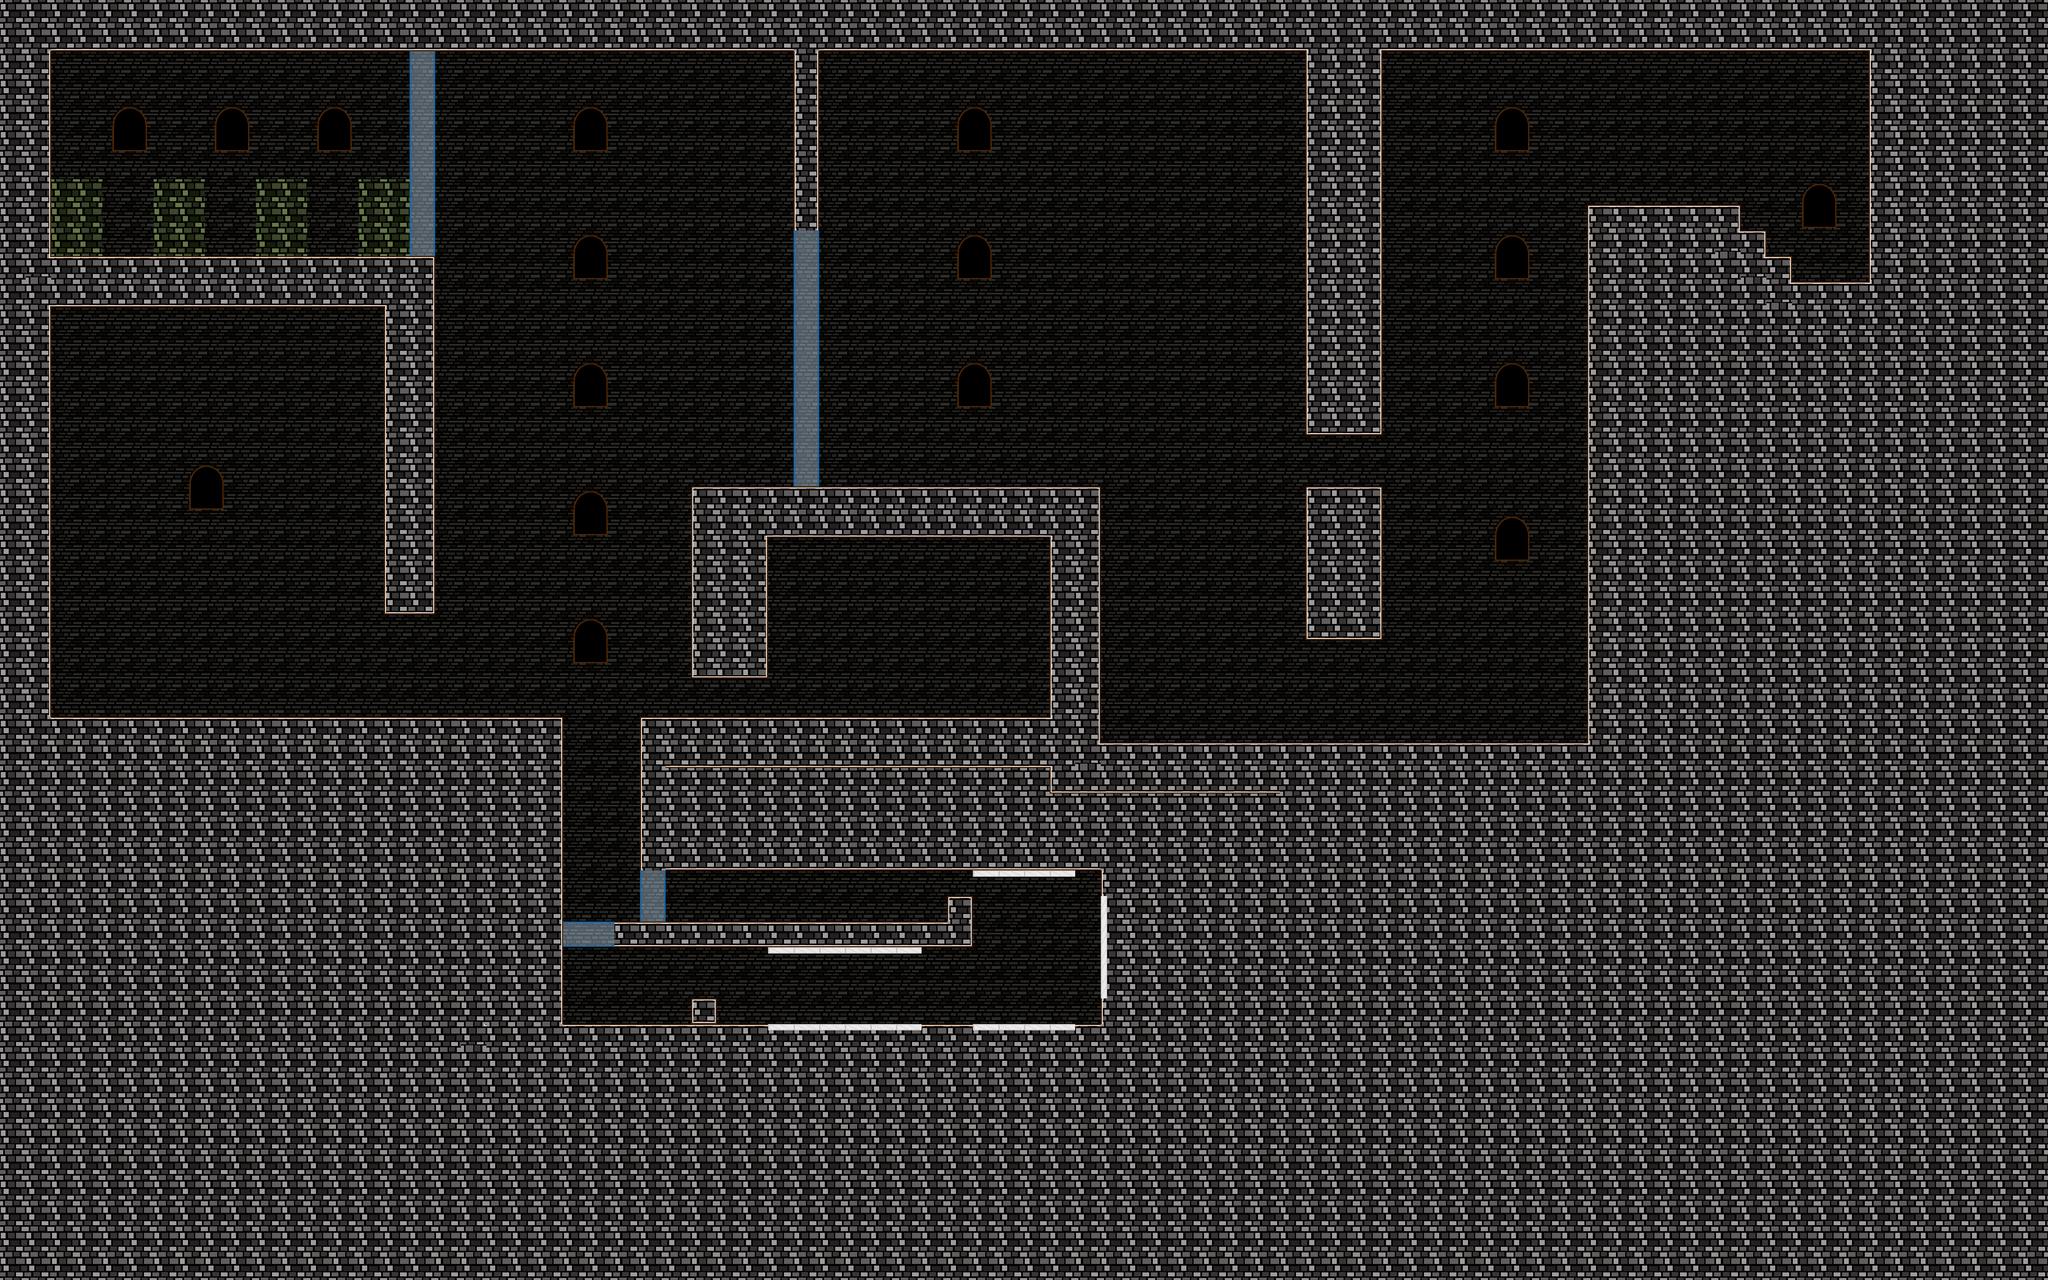

Rendered tile map (Tiled .tmx) drawn with the repository's tilesets; below, a short description and the map source with its tile grids summarised:
An orthogonal 80x50 tile map with 64x64 px tiles, 5 tile layers (background, midground, glassTiles, mirrors, ...) and 84 objects.

<map version="1.0" orientation="orthogonal" width="80" height="50" tilewidth="64" tileheight="64">
 <tileset firstgid="1" name="brick_tiles" tilewidth="64" tileheight="64">
  <image source="../tilesets/brick_tiles.png" width="576" height="512" />
 </tileset>
 <layer name="background" width="80" height="50">
  <properties>
   <property name="nocollides" value="true" />
   <property name="tileset" value="brick_tiles" />
  </properties>
  <data>[4000 cells, 4000 non-empty, 5 distinct tile ids]</data>
 </layer>
 <layer name="midground" width="80" height="50">
  <properties>
   <property name="tileset" value="brick_tiles" />
  </properties>
  <data>[4000 cells, 2422 non-empty, 17 distinct tile ids]</data>
 </layer>
 <objectgroup name="heavySpawns" width="80" height="50">
  <object x="924" y="277" width="92" height="165" />
  <object x="1806" y="2374" width="98" height="178" />
  <object x="3997" y="364" width="126" height="146" />
 </objectgroup>
 <objectgroup name="spikeTraps" width="80" height="50">
  <object x="768" y="576" width="63" height="64" />
  <object x="833" y="576" width="61" height="63" />
  <object x="512" y="576" width="64" height="62" />
  <object x="576" y="576" width="63" height="63" />
  <object x="256" y="575" width="65" height="66" />
  <object x="320" y="576" width="64" height="64" />
  <object x="2752" y="1792" width="63" height="64" />
  <object x="2816" y="1792" width="64" height="65" />
  <object x="2882" y="1793" width="61" height="65" />
  <object x="2943" y="1793" width="67" height="66" />
  <object x="3008" y="1792" width="63" height="65" />
  <object x="3070" y="1791" width="67" height="66" />
  <object x="3137" y="1791" width="63" height="68" />
  <object x="3199" y="1790" width="67" height="67" />
  <object x="3265" y="1791" width="64" height="68" />
  <object x="3329" y="1790" width="64" height="70" />
  <object x="3390" y="1792" width="72" height="68" />
  <object x="3463" y="1789" width="59" height="70" />
  <object x="3520" y="1789" width="65" height="70" />
  <object x="3583" y="1792" width="67" height="66" />
  <object x="3649" y="1792" width="65" height="68" />
  <object x="3713" y="1793" width="61" height="65" />
  <object x="3775" y="1794" width="66" height="66" />
  <object x="3840" y="1793" width="66" height="66" />
  <object x="3905" y="1794" width="64" height="63" />
 </objectgroup>
 <objectgroup name="fireTraps" width="80" height="50">
  <object x="833" y="128" width="64" height="14" />
  <object x="769" y="128" width="60" height="15">
   <properties>
    <property name="delay" value="0.5" />
   </properties>
  </object>
  <object x="513" y="129" width="62" height="5">
   <properties>
    <property name="delay" value="1" />
   </properties>
  </object>
  <object x="576" y="130" width="64" height="5">
   <properties>
    <property name="delay" value="1.5" />
   </properties>
  </object>
  <object x="255" y="127" width="65" height="7">
   <properties>
    <property name="delay" value="2" />
   </properties>
  </object>
  <object x="321" y="127" width="65" height="6">
   <properties>
    <property name="delay" value="2.5" />
   </properties>
  </object>
 </objectgroup>
 <layer name="glassTiles" width="80" height="50">
  <properties>
   <property name="tileset" value="brick_tiles" />
  </properties>
  <data>[4000 cells, 28 non-empty, 5 distinct tile ids]</data>
 </layer>
 <layer name="mirrors" width="80" height="50">
  <properties>
   <property name="nocollides" value="true" />
   <property name="tileset" value="brick_tiles" />
  </properties>
  <data>[4000 cells, 26 non-empty, 3 distinct tile ids]</data>
 </layer>
 <objectgroup name="rogueSpawns" width="80" height="50">
  <object x="2063" y="975" width="96" height="218" />
 </objectgroup>
 <objectgroup name="ratSpawns" width="80" height="50">
  <object x="1672" y="2226" width="68" height="66" />
 </objectgroup>
 <objectgroup name="mirrorUp" width="80" height="50">
  <object x="2433" y="2173" width="254" height="18" />
  <object x="1921" y="2368" width="383" height="15" />
 </objectgroup>
 <objectgroup name="mirrorDown" width="80" height="50">
  <object x="1921" y="2554" width="382" height="17" />
  <object x="2432" y="2555" width="255" height="17" />
 </objectgroup>
 <objectgroup name="mirrorRight" width="80" height="50">
  <object x="2745" y="2239" width="21" height="255" />
 </objectgroup>
 <objectgroup name="levers" width="80" height="50">
  <object x="1408" y="2512" width="63" height="48">
   <properties>
    <property name="id" value="0" />
   </properties>
  </object>
  <object x="4544" y="654" width="64" height="51">
   <properties>
    <property name="id" value="1" />
   </properties>
  </object>
  <object x="132" y="399" width="61" height="46">
   <properties>
    <property name="id" value="2" />
   </properties>
  </object>
 </objectgroup>
 <objectgroup name="doors" width="80" height="50">
  <object x="1731" y="1535" width="60" height="266">
   <properties>
    <property name="source" value="0" />
   </properties>
  </object>
  <object x="1793" y="1535" width="63" height="262">
   <properties>
    <property name="source" value="1" />
   </properties>
  </object>
  <object x="1855" y="1536" width="65" height="260">
   <properties>
    <property name="source" value="2" />
   </properties>
  </object>
 </objectgroup>
 <objectgroup name="playerSpawn" width="80" height="50">
  <object x="255" y="1663" width="129" height="130">
   <properties>
    <property name="type" value="Rogue" />
   </properties>
  </object>
 </objectgroup>
 <objectgroup name="torches" width="80" height="50">
  <object x="1572" y="1579" width="27" height="23">
   <properties>
    <property name="source" value="0" />
   </properties>
  </object>
  <object x="1620" y="1581" width="23" height="20">
   <properties>
    <property name="source" value="1" />
   </properties>
  </object>
  <object x="1659" y="1577" width="29" height="23">
   <properties>
    <property name="source" value="2" />
   </properties>
  </object>
 </objectgroup>
 <objectgroup name="end" width="80" height="50">
  <object x="2239" y="1671" width="129" height="123">
   <properties>
    <property name="nextState" value="LastLevel" />
   </properties>
  </object>
 </objectgroup>
 <objectgroup name="floor" width="80" height="50">
  <object x="124" y="1779" width="1279" height="18" />
  <object x="1605" y="1786" width="1025" height="12" />
  <object x="1736" y="1200" width="1010" height="22" />
  <object x="3972" y="498" width="378" height="22" />
  <object x="4346" y="573" width="67" height="20" />
  <object x="4413" y="628" width="65" height="15" />
  <object x="4473" y="696" width="205" height="13" />
  <object x="1792" y="2551" width="965" height="15" />
  <object x="1731" y="2491" width="59" height="13" />
  <object x="1407" y="2551" width="322" height="17" />
  <object x="897" y="436" width="127" height="13" />
  <object x="641" y="437" width="130" height="15" />
  <object x="385" y="440" width="127" height="11" />
  <object x="128" y="441" width="127" height="10" />
  <object x="3267" y="1205" width="186" height="18" />
  <object x="1404" y="2291" width="200" height="22" />
 </objectgroup>
 <objectgroup name="wallGrip" width="80" height="50">
  <object x="122" y="761" width="11" height="1034" />
  <object x="1083" y="642" width="12" height="893" />
  <object x="952" y="761" width="13" height="774" />
  <object x="1401" y="1797" width="14" height="503" />
  <object x="1595" y="1793" width="12" height="384" />
  <object x="1717" y="1215" width="15" height="443" />
  <object x="1980" y="124" width="11" height="453" />
  </objectgroup>
 <layer name="half_tiles" width="80" height="50">
  <properties>
   <property name="nocollides" value="true" />
   <property name="tileset" value="brick_tiles" />
  </properties>
  <data>[4000 cells, 3 non-empty, 3 distinct tile ids]</data>
 </layer>
</map>
<!-- 9 of 84 objects omitted -->
